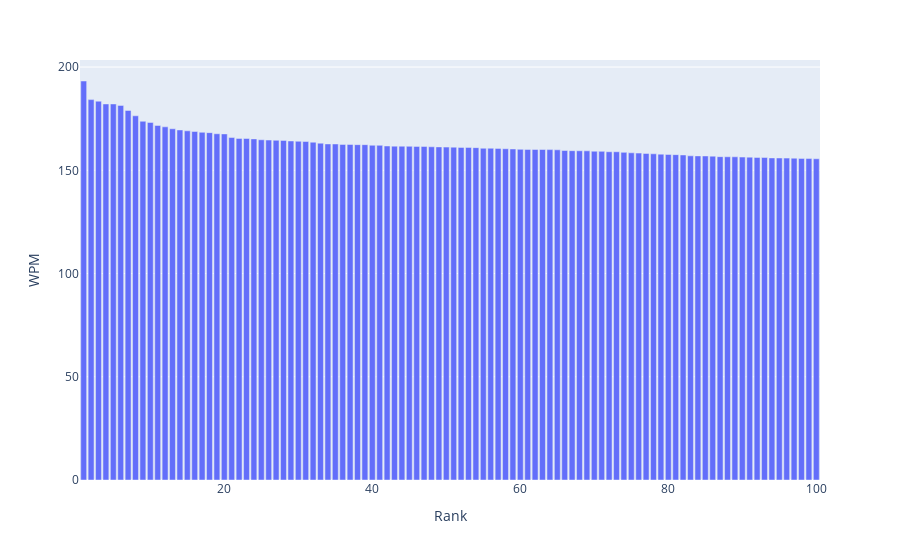

The notebook cell this image was saved under:
### Code cell
fig_top_100_wpm = px.bar(df_top_100_wpm, x = 'Rank', y = 'WPM')
fig_top_100_wpm.write_html('Analyses/top_100_wpm.html')
fig_top_100_wpm.write_image('Analyses/top_100_wpm.png', 
width = 1920, height = 1080, engine = 'kaleido', scale = 2)
fig_top_100_wpm

### Figure 1 — Plotly figure (JSON) as saved in the notebook; plotly's stock layout.template omitted (floating-point values rounded to 4 significant figures)
{"data": [{"alignmentgroup": "True", "hovertemplate": "Rank=%{x}<br>WPM=%{y}<extra></extra>", "legendgroup": "", "marker": {"color": "#636efa", "pattern": {"shape": ""}}, "name": "", "offsetgroup": "", "orientation": "v", "showlegend": false, "textposition": "auto", "type": "bar", "x": [1, 2, 3, 4, 5, 6, 7, 8, 9, 10, 11, 12, 13, 14, 15, 16, 17, 18, 19, 20, 21, 22, 23, 24, 25, 26, 27, 28, 29, 30, 31, 32, 33, 34, 35, 36, 37, 38, 39, 40, 41, 42, 43, 44, 45, 46, 47, 48, 49, 50, 51, 52, 53, 54, 55, 56, 57, 58, 59, 60, 61, 62, 63, 64, 65, 66, 67, 68, 69, 70, 71, 72, 73, 74, 75, 76, 77, 78, 79, 80, 81, 82, 83, 84, 85, 86, 87, 88, 89, 90, 91, 92, 93, 94, 95, 96, 97, 98, 99, 100], "xaxis": "x", "y": [193.3, 184.2, 183.5, 182.1, 182.1, 181.4, 179.0, 176.4, 173.7, 173.2, 171.7, 171.0, 170.1, 169.6, 169.1, 168.8, 168.4, 168.2, 167.7, 167.6, 165.9, 165.4, 165.4, 165.2, 164.8, 164.7, 164.5, 164.5, 164.2, 164.1, 163.9, 163.6, 163.1, 162.8, 162.7, 162.5, 162.5, 162.4, 162.4, 162.1, 162.1, 161.8, 161.7, 161.7, 161.6, 161.6, 161.6, 161.4, 161.3, 161.2, 161.2, 161.1, 161.1, 161.0, 160.7, 160.7, 160.6, 160.4, 160.3, 160.2, 160.1, 160.1, 160.1, 160.0, 159.9, 159.6, 159.5, 159.5, 159.4, 159.2, 159.2, 159.0, 159.0, 158.7, 158.5, 158.3, 158.2, 158.0, 157.8, 157.7, 157.6, 157.4, 157.0, 157.0, 156.9, 156.9, 156.6, 156.6, 156.5, 156.4, 156.4, 156.2, 156.2, 156.0, 156.0, 155.9, 155.9, 155.8, 155.7, 155.6], "yaxis": "y"}], "layout": {"barmode": "relative", "legend": {"tracegroupgap": 0}, "margin": {"t": 60}, "xaxis": {"anchor": "y", "domain": [0, 1], "title": {"text": "Rank"}}, "yaxis": {"anchor": "x", "domain": [0, 1], "title": {"text": "WPM"}}}}
